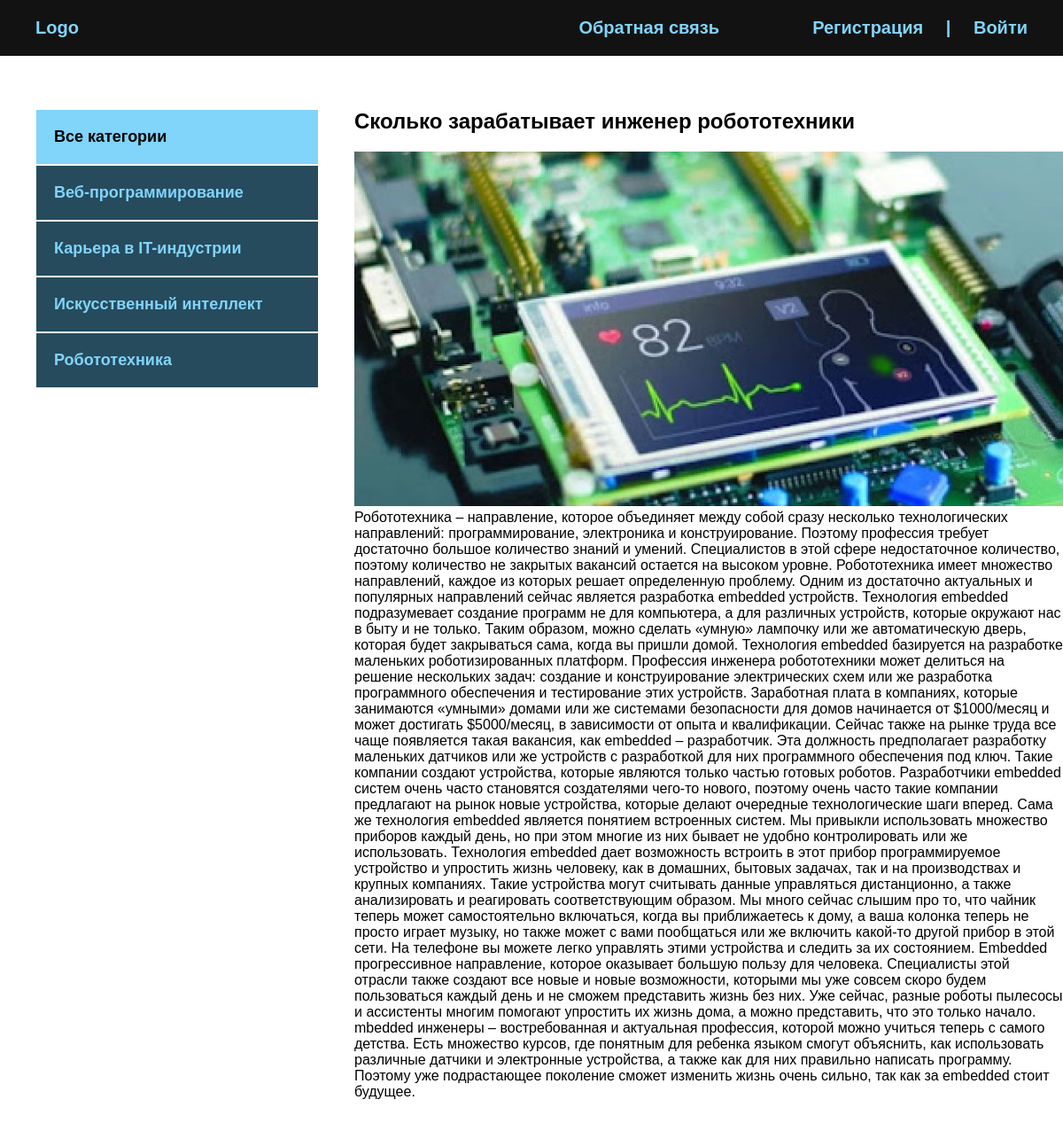
The page /post/skolko-zarabatyvaet-inzhener-robototehniki/ on the database its author committed.
### blog/models.py (models this page shows, shortened)
class Category(models.Model):
    name = models.CharField(max_length=100, verbose_name='Категория')
    slug = models.SlugField(max_length=200, unique=True, verbose_name="URL")
    def get_absolute_url(self):
        return reverse('category', kwargs={'cat_slug': self.slug})
    class Meta:
        verbose_name = "Категория"
        verbose_name_plural = "Категории"

class Blog(models.Model):
    title = models.CharField(max_length=255, verbose_name='Название')
    slug = models.SlugField(max_length=255, unique=True, verbose_name='URL')
    content = models.TextField(blank=True, verbose_name='Контент')
    photo = models.ImageField(upload_to="photos/%Y/%m/%d/", blank=True, verbose_name='Фото')
    time_created = models.DateTimeField(auto_now_add=True, verbose_name="Дата публикации")
    time_update = models.DateTimeField(auto_now=True, verbose_name='Дата обновления')
    is_published = models.BooleanField(default=True, verbose_name='Опубликовано')
    cat = models.ForeignKey('Category', on_delete=models.PROTECT, verbose_name='Категория')
    def __str__(self):
        return self.title
    class Meta:
        verbose_name = "Новость"
        verbose_name_plural = "Новости"
        ordering = ['-time_created']

### blog/views.py (the view)
# urls.py: path('post/<slug:post_slug>/', ShowPost.as_view(), name='post'),
class ShowPost(DataMixin, DetailView):
    model = Blog
    template_name = 'blog/post.html'
    slug_url_kwarg = 'post_slug'
    context_object_name = 'post'
    def get_context_data(self, *, object_list=None, **kwargs):
        context = super().get_context_data(**kwargs)
        c_def = self.get_user_context(title=context['post'])
        return dict(list(context.items()) + list(c_def.items()))

### blog/utils.py (called while the page is built)
    def get_user_context(self, **kwargs):
        context = kwargs
        cats = Category.objects.annotate(Count('blog'))
        user_menu = menu.copy()
        if not self.request.user.is_authenticated:
            user_menu.pop(0)
        context['menu'] = user_menu
        context['cats'] = cats
        if 'cat_selected' not in context:
            context['cat_selected'] = 0
        return context

### blog/templates/blog/post.html
{% extends 'blog/base.html' %}
{% block content %}
<div class="post">
    <h2>{{ post.title }}</h2>
    {% if post.photo %}
    <img src="{{ post.photo.url }}" alt="">
    {% endif %}
    {{ post.content|safe }}
</div>
{% endblock %}

### blog/templates/blog/base.html (shortened to what this page needs)
{% load static %}
{% load blog_tags %}
<!DOCTYPE html>
<html lang="en">
<head>
    <link rel="stylesheet" href="{% static 'css/style.css' %}">
</head>
<body>
    <div class="header">
        <div class="wrap">
            <ul class="mainmenu">
                <li class="logo"><a href="{% url 'index' %}">Logo</a></li>
                {% for m in menu %}
                <li class="last"><a href="{% url m.url_name %}">{{ m.title }}</a></li>
                {% endfor %}
                {% if request.user.is_authenticated %}
                <li class="last">{{ user.username }} | <a href="{% url 'logout' %}">Выйти</a></li>
                {% else %}
                <li class="last">
                    <a href="{% url 'register' %}">Регистрация</a> | <a href="{% url 'login' %}">Войти</a>
                </li>
                {% endif %}
            </ul>
        </div>
    </div>
    <div class="content">
        <div class="wrap">
            <div class="sidebar">
                <ul>
                    {% if cat_selected == 0 %}
                    <li class="selected">Все категории</li>
                    {% else %}
                    <li><a href="{% url 'index' %}">Все категории</a></li>
                    {% endif %}
                    {% for c in cats %}
                        {% if c.blog__count > 0 %}
                            {% if c.pk == cat_selected %}
                            <li class="selected">{{ c.name }}</li>
                            {% else %}
                            <li><a href="{{ c.get_absolute_url }}">{{ c.name }}</a></li>
                            {% endif %}
                        {% endif %}
                    {% endfor %}
                </ul>
            </div>
            <div class="main">
                {% block content %}
                {% endblock %}
            </div>
        </div>
    </div>
</body>
</html>

### blog/static/css/style.css (style rules this page uses)
body { margin: 0; padding: 0; background: #264b5d; font-family: Verdana, Geneva, Tahoma, sans-serif; }
.wrap { max-width: 1200px; margin: 0 auto; }
.content .wrap { background: #FFF; padding: 40px; box-sizing: border-box; display: flex; }
ul { list-style: none; margin: 0; padding: 0; }
a { color: #81d4fa; text-decoration: none; padding: 20px; }
.header { background: #121212; }
.mainmenu { display: flex; align-items: center; font-size: 20px; font-weight: bold; padding: 20px; justify-content: space-between; }
.logo { flex-basis: 40%; }
.last { flex-basis: 30%; text-align: right; color: #81d4fa; }
.sidebar ul { width: 320px; margin-right: 40px; margin-top: 20px; }
.sidebar a { padding: 20px; display: block; border: 1px solid #FFF; background: #264b5d; font-weight: bold; font-size: 18px; }
.selected { font-size: 18px; padding: 20px; border: 1px solid #FFF; font-weight: bold; background: #81d4fa; }
.post { font-size: 16px; }
.last a { display: inline; }

### rows shown on the page
Category: name "Веб-программирование"
Category: name "Карьера в IT-индустрии"
Category: name "Искусственный интеллект"
Category: name "Робототехника"
Blog: title "Сколько зарабатывает инженер робототехники", photo (picture), content "Робототехника – направление, которое объединяет между собой сразу несколько технологических направлений: программирование, электроника и конструирование. Поэтому профессия требует достаточно большое количество знаний и умений. Специалистов в этой сфере недостаточное количество, поэтому количество не закрытых вакансий остается на высоком уровне. Робототехника имеет множество направлений, каждое из которых решает определенную проблему. Одним из достаточно актуальных и популярных направлений сейчас является разработка embedded устройств. Технология embedded подразумевает создание программ не для компьютера, а для различных устройств, которые окружают нас в быту и не только. Таким образом,…"

### other values the page prints
{{ m.title }} "Обратная связь"
